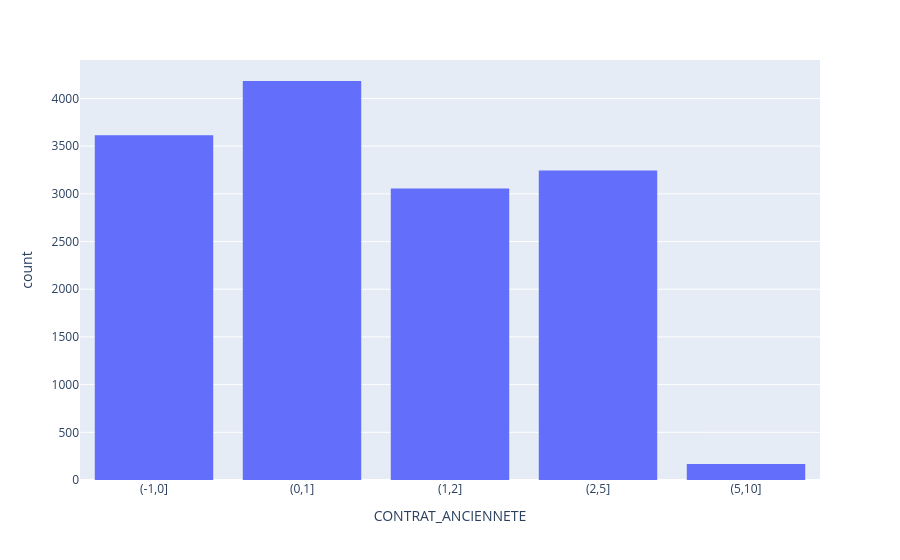

Notebook code cell kept with this figure:
### Code cell
px.histogram(data_set, x="CONTRAT_ANCIENNETE", 
            category_orders={"CONTRAT_ANCIENNETE": ["(-1,0]", "(0,1]", "(1,2]", "(2,5]", "(5,10]"]})

### Figure 1 — Plotly figure (JSON) as saved in the notebook; plotly's stock layout.template omitted (floating-point values rounded to 4 significant figures; data arrays with more than 128 entries replaced by an {"elided": "..."} marker saying what was removed)
{"data": [{"bingroup": "x", "hovertemplate": "CONTRAT_ANCIENNETE=%{x}<br>count=%{y}<extra></extra>", "legendgroup": "", "marker": {"color": "#636efa", "pattern": {"shape": ""}}, "name": "", "orientation": "v", "showlegend": false, "type": "histogram", "x": {"elided": "14264 str values"}, "xaxis": "x", "yaxis": "y"}], "layout": {"barmode": "relative", "legend": {"tracegroupgap": 0}, "margin": {"t": 60}, "xaxis": {"anchor": "y", "categoryarray": ["(-1,0]", "(0,1]", "(1,2]", "(2,5]", "(5,10]"], "categoryorder": "array", "domain": [0, 1], "title": {"text": "CONTRAT_ANCIENNETE"}}, "yaxis": {"anchor": "x", "domain": [0, 1], "title": {"text": "count"}}}}
